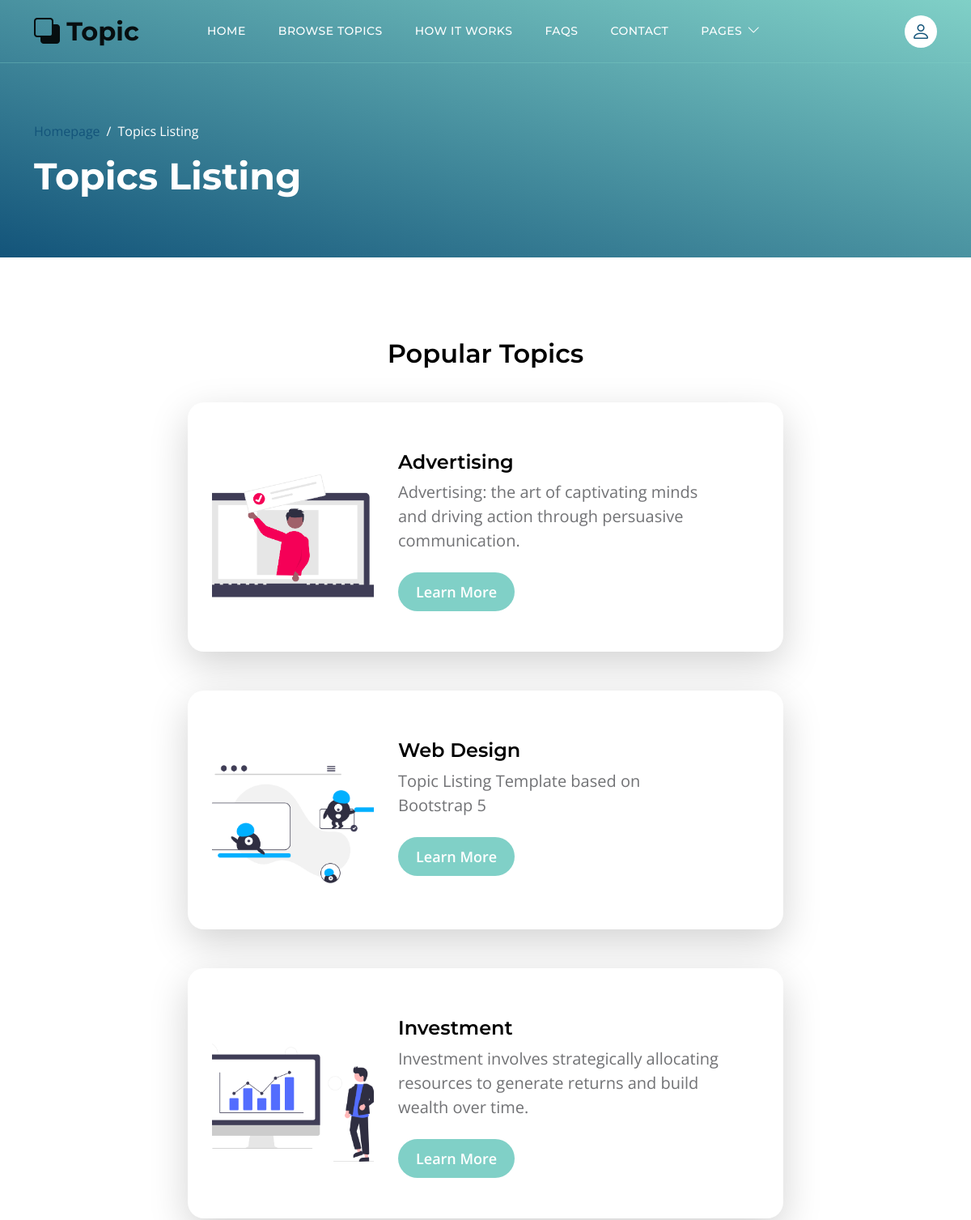
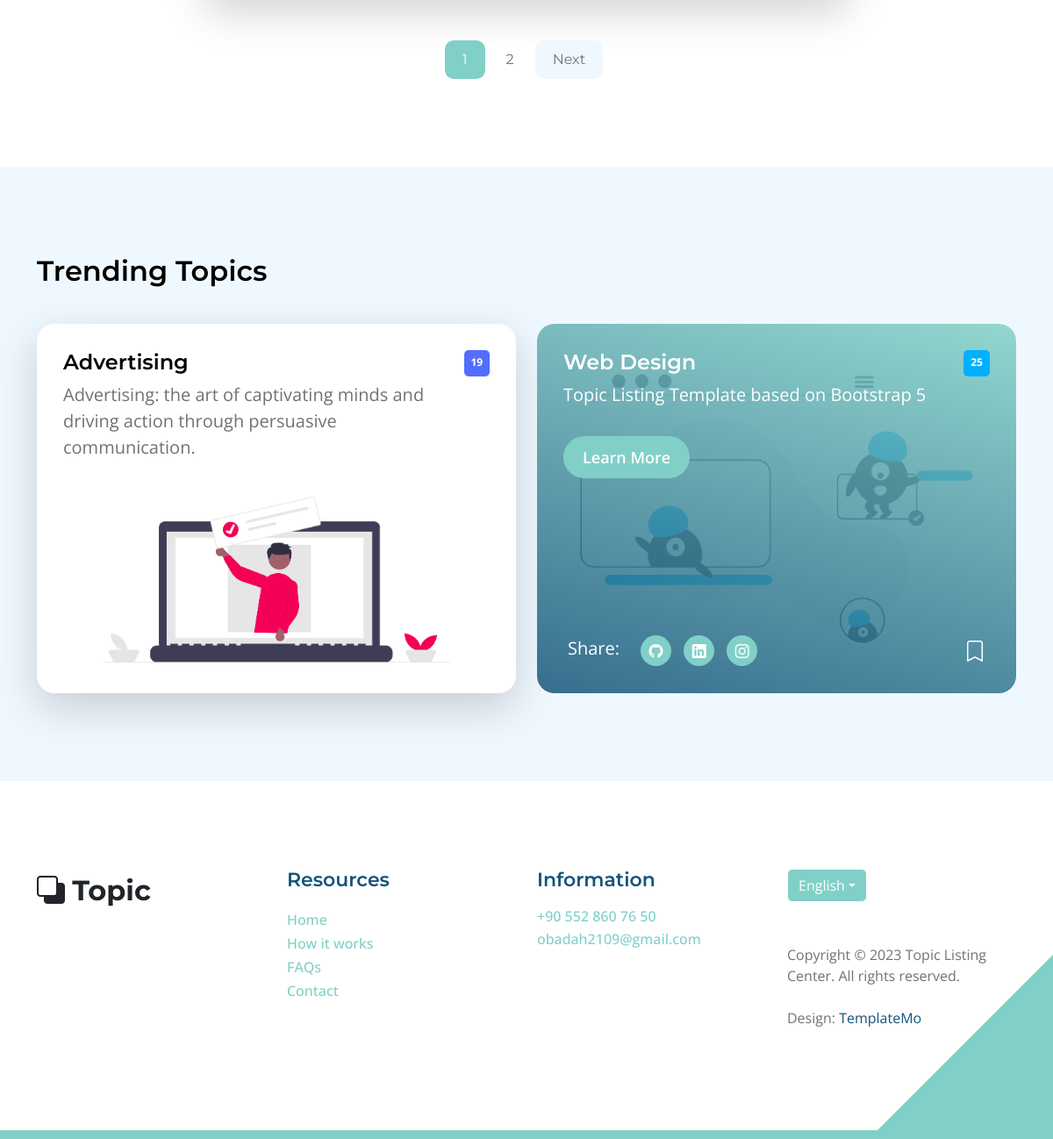
Screenshot of /topics-listing/ with the database file from the repository (2 pictures, top to bottom).
### topic/models.py (models this page shows, shortened)
class Card(models.Model):
    title = models.CharField(max_length = 250)
    subtitle = models.CharField(max_length = 250)
    number = models.PositiveSmallIntegerField()
    page = models.OneToOneField('Page', on_delete = models.CASCADE)

class Page(models.Model):
    intro = models.CharField(max_length = 250)
    title = models.CharField(max_length = 250)
    body1 = models.TextField()
    img = models.ImageField()
    img1 = models.ImageField(null = True, blank = True, )
    img2 = models.ImageField(null = True, blank = True, )
    quote = models.CharField(null = True, blank = True, max_length = 250)
    body2 = models.TextField(null = True, blank = True)
    tag = models.ForeignKey('Tag', on_delete=models.CASCADE)

### topic/views.py (the view)
# urls.py: path('topics-listing/', views.listing, name = 'listing'),
def listing(request):
    card = Paginator(Card.objects.all(), 3).get_page(request.GET.get('page'))
    card.next_page_number
    context = {'cards': Paginator(Card.objects.all(), 3).get_page(request.GET.get('page'))}
    return render(request, 'topics-listing.html', context)

### topic/models.py (called while the page is built)
    def __str__(self) -> str:
        return self.tag

### topic/templates/topics-listing.html (shortened to what this page needs)
<!DOCTYPE html>
{% load static %}
<html lang="en">
  {% include 'header.html' %}
  <body class="topics-listing-page" id="top">
    <main>
      {% include 'navbar.html' %}
      <header
        class="site-header d-flex flex-column justify-content-center align-items-center"
      >
        <div class="container">
          <div class="row align-items-center">
            <div class="col-lg-5 col-12">
              <nav aria-label="breadcrumb">
                <ol class="breadcrumb">
                  <li class="breadcrumb-item">
                    <a href="{% url 'home' %}">Homepage</a>
                  </li>
                  <li class="breadcrumb-item active" aria-current="page">
                    Topics Listing
                  </li>
                </ol>
              </nav>
              <h2 class="text-white">Topics Listing</h2>
            </div>
          </div>
        </div>
      </header>
      <section class="section-padding">
        <div class="container">
          <div class="row">
            <div class="col-lg-12 col-12 text-center">
              <h3 class="mb-4">Popular Topics</h3>
            </div>
            <div class="col-lg-8 col-12 mt-3 mx-auto">
            {% for card in cards %}
              <div class="custom-block custom-block-topics-listing bg-white shadow-lg mb-5">
                <div class="d-flex">
                  <img src="{% static 'images/' %}{{ card.page.img }}" class="custom-block-image img-fluid" alt=""/>
                  <div class="custom-block-topics-listing-info d-flex">
                    <div>
                      <h5 class="mb-2">{{ card.title }}</h5>
                      <p class="mb-0">{{ card.subtitle }}</p>
                      <a href="{% url 'detail' card_id=card.id %}"class="btn custom-btn mt-3 mt-lg-4">Learn More</a>
                    </div>
                    <span class="badge bg-{{ card.0.page.tag }} rounded-pill ms-auto">{{ card.0.number }}</span>
                  </div>
                </div>
              </div>
              {% endfor %}
            <div class="col-lg-12 col-12">
              <nav aria-label="Page navigation example">
                <ul class="pagination justify-content-center mb-0">
                  {% for num in cards.paginator.page_range %}
                    {% if num == cards.number %}
                      <li class="page-item active" aria-current="page">
                        <a class="page-link" href="">{{ num }}</a>
                      </li>
                      <li class="page-item">
                    {% else %}
                        <a class="page-link" href="?page={{ num }}">{{ num }}</a>
                      </li>
                    {% endif %}
                  {% endfor %}
                  {% if cards.has_next %}
                  <li class="page-item">
                    <a class="page-link" href="?page={{ cards.next_page_number }}" aria-label="Next">
                      <span aria-hidden="true">Next</span>
                    </a>
                  </li>
                  {% endif %}
                </ul>
              </nav>
            </div>
          </div>
        </div>
      </section>
      <section class="section-padding section-bg">
        <div class="container">
          <div class="row">
            <div class="col-lg-12 col-12">
              <h3 class="mb-4">Trending Topics</h3>
            </div>
            {% if cards.0 %}
            <div class="col-lg-6 col-md-6 col-12 mt-3 mb-4 mb-lg-0">
              <div class="custom-block bg-white shadow-lg">
                <a href="{% url 'detail' card_id=cards.0.id %}">
                  <div class="d-flex">
                    <div>
                      <h5 class="mb-2">{{ cards.0.title }}</h5>
                      <p class="mb-0">{{ cards.0.subtitle }}</p>
                    </div>
                    <span class="badge bg-finance rounded-pill ms-auto">{{ cards.0.number }}</span>
                  </div>
                  <img src="{% static 'images/' %}{{ cards.0.page.img }}" class="custom-block-image img-fluid" alt=""/>
                </a>
              </div>
            </div>
            {% endif %}
            {% if cards.1 %}
            <div class="col-lg-6 col-md-6 col-12 mt-lg-3">
              <div class="custom-block custom-block-overlay">
                <div class="d-flex flex-column h-100">
                  <img src="{% static 'images/' %}{{ cards.1.page.img }}" class="custom-block-image img-fluid" alt=""/>
                  <div class="custom-block-overlay-text d-flex">
                    <div>
                      <h5 class="text-white mb-2">{{ cards.1.title }}</h5>
                      <p class="text-white">{{ cards.1.subtitle }}</p>
                      <a href="{% url 'detail' card_id=cards.1.id %}" class="btn custom-btn mt-2 mt-lg-3">Learn More</a>
                    </div>
                    <span class="badge bg-{{ cards.1.page.tag }} rounded-pill ms-auto">25</span>
                  </div>
                  <div class="social-share d-flex">
                    <p class="text-white me-4">Share:</p>
                    <ul class="social-icon">
                      <li class="social-icon-item">
                        <a href="https://github.com/Townsend0" class="social-icon-link bi-github"></a>
                      </li>
                      <li class="social-icon-item">
                        <a href="https://www.linkedin.com/in/obada-albalkhi-a6579b259/" class="social-icon-link bi-linkedin"></a>
                      </li>
                      <li class="social-icon-item">
                        <a href="https://www.instagram.com/iajxm/?next=%2F" class="social-icon-link bi-instagram"></a>
                      </li>
                    </ul>
                    <a href="#" class="custom-icon bi-bookmark ms-auto"></a>
                  </div>
                </div>
              </div>
            </div>
            {% endif %}
          </div>
        </div>
      </section>
    </main>
    {% include 'footer.html' %}
  </body>
</html>

### templates/header.html (shortened to what this page needs)
{% load static %}
<head>
    <link href="{% static 'css/bootstrap.min.css' %}" rel="stylesheet">
    <link href="{% static 'css/bootstrap-icons.css' %}" rel="stylesheet">
    <link href="{% static 'css/templatemo-topic-listing.css' %}" rel="stylesheet">
</head>

### templates/navbar.html (shortened to what this page needs)
{% load static %}
<nav class="navbar navbar-expand-lg">
    <div class="container">
        <a class="navbar-brand" href="{% url 'home' %}">
            <i class="bi-back"></i>
            <span>Topic</span>
        </a>
        <div class="collapse navbar-collapse" id="navbarNav">
            <ul class="navbar-nav ms-lg-5 me-lg-auto">
                <li class="nav-item">
                    <a class="nav-link click-scroll" href="{% url 'home' %}#section_1">Home</a>
                </li>
                <li class="nav-item">
                    <a class="nav-link click-scroll" href="{% url 'home' %}#section_2">Browse Topics</a>
                </li>
                <li class="nav-item">
                    <a class="nav-link click-scroll" href="{% url 'home' %}#section_3">How it works</a>
                </li>
                <li class="nav-item">
                    <a class="nav-link click-scroll" href="{% url 'home' %}#section_4">FAQs</a>
                </li>
                <li class="nav-item">
                    <a class="nav-link click-scroll" href="{% url 'home' %}#section_5">Contact</a>
                </li>
                <li class="nav-item dropdown">
                    <a class="nav-link dropdown-toggle" href="{% url 'home' %}#section_5" id="navbarLightDropdownMenuLink" role="button" data-bs-toggle="dropdown" aria-expanded="false">Pages</a>
                </li>
            </ul>
            <div class="d-none d-lg-block">
                <a href="#top" class="navbar-icon bi-person smoothscroll"></a>
            </div>
        </div>
    </div>
</nav>

### templates/footer.html (shortened to what this page needs)
{% load static %}
<footer class="site-footer section-padding">
    <div class="container">
        <div class="row">
            <div class="col-lg-3 col-12 mb-4 pb-2">
                <a class="navbar-brand mb-2" href="{% url 'home' %}">
                    <i class="bi-back"></i>
                    <span>Topic</span>
                </a>
            </div>
            <div class="col-lg-3 col-md-4 col-6">
                <h6 class="site-footer-title mb-3">Resources</h6>
                <ul class="site-footer-links">
                    <li class="site-footer-link-item">
                        <a href="{% url 'home' %}#section_2" class="site-footer-link">Home</a>
                    </li>
                    <li class="site-footer-link-item">
                        <a href="{% url 'home' %}#section_3" class="site-footer-link">How it works</a>
                    </li>
                    <li class="site-footer-link-item">
                        <a href="{% url 'home' %}#section_4" class="site-footer-link">FAQs</a>
                    </li>
                    <li class="site-footer-link-item">
                        <a href="{% url 'home' %}#section_5" class="site-footer-link">Contact</a>
                    </li>
                </ul>
            </div>
            <div class="col-lg-3 col-md-4 col-6 mb-4 mb-lg-0">
                <h6 class="site-footer-title mb-3">Information</h6>
                <p class="text-white d-flex mb-1">
                    <a href="tel: +905528607650" class="site-footer-link">
                        +90 552 860 76 50
                    </a>
                </p>
                <p class="text-white d-flex">
                    <a href="mailto:obadah2109@gmail.com" class="site-footer-link">
                        obadah2109@gmail.com
                    </a>
                </p>
            </div>
            <div class="col-lg-3 col-md-4 col-12 mt-4 mt-lg-0 ms-auto">
                <div class="dropdown">
                    <button class="btn btn-secondary dropdown-toggle" type="button" data-bs-toggle="dropdown" aria-expanded="false">
                    English</button>
                </div>
                <p class="copyright-text mt-lg-5 mt-4">Copyright © {% now 'Y' %} Topic Listing Center. All rights reserved.
                <br><br>Design: <a rel="nofollow" href="https://templatemo.com" target="_blank">TemplateMo</a></p>
            </div>
        </div>
    </div>
</footer>

### rows the page displays
Card: page.img (picture), title "Advertising", subtitle "Advertising: the art of captivating minds and driving action through persuasive communication.", number "19"
Card: page.img (picture), title "Web Design", subtitle "Topic Listing Template based on Bootstrap 5"
Card: page.img (picture), title "Investment", subtitle "Investment involves strategically allocating resources to generate returns and build wealth over time."

### other values shown
{{ num }} "1"
{{ num }} "2"
